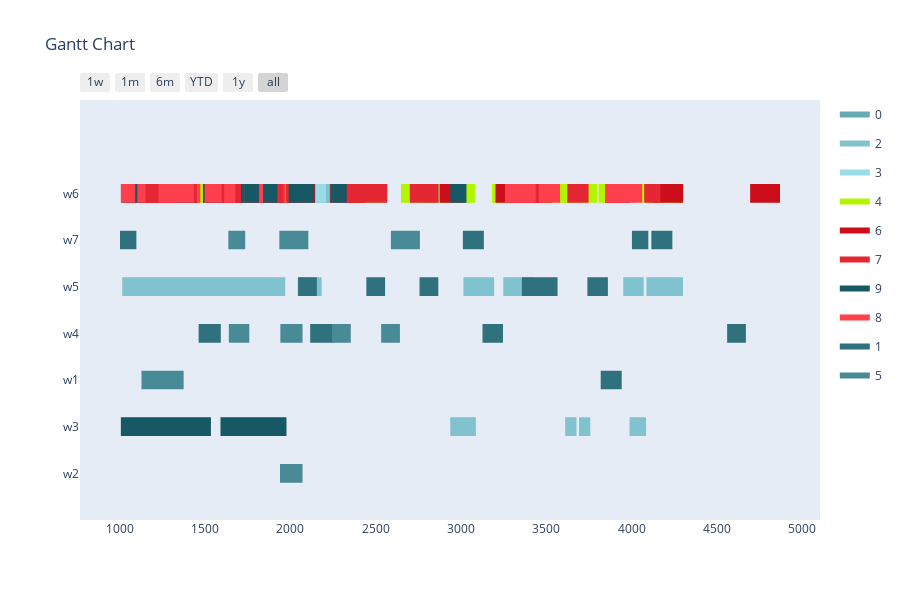

Notebook code cell kept with this figure:
### Markdown cell above
Config 4 - Randomized Mutation with "open" Planning Horizon

### Code cell
optimizer = BaseGA(env)
optimizer.configure('tardiness', 'twopointcrossover', 'roulettewheel', 'randomize')
last_time_slot = 0
for order in orders:
    if order[1] > last_time_slot:
        last_time_slot = order[1]
# all parameters after offspring_amount are optional (in this case -> verbose=True)
result, best_fitness_history, average_fitness_history, best_generation_history, feasible_gen = optimizer.optimize(orders, max_generations, earliest_time_slot, last_time_slot, population_size, offspring_amount, verbose=True)
workstation_assignments = reformat_result(result, orders, env)
visualize(workstation_assignments, best_fitness_history, average_fitness_history, best_generation_history, feasible_gen)

### Figure 1 — Plotly figure (JSON) as saved in the notebook; plotly's stock layout.template omitted (floating-point values rounded to 4 significant figures; data arrays with more than 128 entries replaced by an {"elided": "..."} marker saying what was removed)
{"data": [{"fill": "toself", "fillcolor": "rgb(104, 169, 182)", "hoverinfo": "name", "legendgroup": "rgb(104, 169, 182)", "mode": "none", "name": "0", "type": "scatter", "x": [1367, 1463, 1463, 1367, 1367, 477, 657, 657, 477, 477, 425, 610, 610, 425, 425, 1805, 1861, 1861, 1805, 1805, 2252, 2352, 2352, 2252, 2252, 632, 812, 812, 632, 632, 2350, 2470, 2470, 2350, 2350, 1213, 1343, 1343, 1213, 1213, 2122, 2275, 2275, 2122, 2122, 1249, 1305, 1305, 1249, 1249, 565, 652, 652, 565, 565, 2835, 2985, 2985, 2835, 2835, 2972, 3059, 3059, 2972, 2972, 854, 910, 910, 854, 854, 2772, 2892, 2892, 2772, 2772, 1494, 1581, 1581, 1494, 1494, 1680, 1736, 1736, 1680, 1680, 900, 1060, 1060, 900, 900, 1922, 1984, 1984, 1922, 1922, 2771, 2961, 2961, 2771, 2771, 1237, 1360, 1360, 1237, 1237, 940, 1060, 1060, 940, 940, 2200, 2310, 2310, 2200], "y": [5.8, 5.8, 6.2, 6.2, null, 5.8, 5.8, 6.2, 6.2, null, 5.8, 5.8, 6.2, 6.2, null, 5.8, 5.8, 6.2, 6.2, null, 5.8, 5.8, 6.2, 6.2, null, 5.8, 5.8, 6.2, 6.2, null, 5.8, 5.8, 6.2, 6.2, null, 5.8, 5.8, 6.2, 6.2, null, 5.8, 5.8, 6.2, 6.2, null, 5.8, 5.8, 6.2, 6.2, null, 5.8, 5.8, 6.2, 6.2, null, 5.8, 5.8, 6.2, 6.2, null, 5.8, 5.8, 6.2, 6.2, null, 5.8, 5.8, 6.2, 6.2, null, 5.8, 5.8, 6.2, 6.2, null, 5.8, 5.8, 6.2, 6.2, null, 5.8, 5.8, 6.2, 6.2, null, 5.8, 5.8, 6.2, 6.2, null, 5.8, 5.8, 6.2, 6.2, null, 5.8, 5.8, 6.2, 6.2, null, 5.8, 5.8, 6.2, 6.2, null, 5.8, 5.8, 6.2, 6.2, null, 5.8, 5.8, 6.2, 6.2]}, {"fill": "toself", "fillcolor": "rgb(129, 194, 207)", "hoverinfo": "name", "legendgroup": "rgb(129, 194, 207)", "mode": "none", "name": "2", "type": "scatter", "x": [845, 940, 940, 845, 845, 2144, 2249, 2249, 2144, 2144, 2085, 2151, 2151, 2085, 2085, 211, 316, 316, 211, 211, 1965, 2031, 2031, 1965, 1965, 3943, 4027, 4027, 3943, 3943, 937, 1087, 1087, 937, 937, 2043, 2183, 2183, 2043, 2043, 3014, 3194, 3194, 3014, 3014, 4087, 4301, 4301, 4087, 4087, 3951, 4071, 4071, 3951, 3951, 800, 1014, 1014, 800, 800, 3248, 3428, 3428, 3248, 3248, 3692, 3758, 3758, 3692, 3692, 368, 518, 518, 368, 368, 798, 864, 864, 798, 798, 666, 732, 732, 666, 666, 3988, 4085, 4085, 3988, 3988, 2937, 3087, 3087, 2937, 2937, 3611, 3677, 3677, 3611, 3611, 446, 533, 533, 446], "y": [5.8, 5.8, 6.2, 6.2, null, 5.8, 5.8, 6.2, 6.2, null, 5.8, 5.8, 6.2, 6.2, null, 5.8, 5.8, 6.2, 6.2, null, 5.8, 5.8, 6.2, 6.2, null, 5.8, 5.8, 6.2, 6.2, null, 5.8, 5.8, 6.2, 6.2, null, 3.8, 3.8, 4.2, 4.2, null, 3.8, 3.8, 4.2, 4.2, null, 3.8, 3.8, 4.2, 4.2, null, 3.8, 3.8, 4.2, 4.2, null, 3.8, 3.8, 4.2, 4.2, null, 3.8, 3.8, 4.2, 4.2, null, 0.8, 0.8, 1.2, 1.2, null, 0.8, 0.8, 1.2, 1.2, null, 0.8, 0.8, 1.2, 1.2, null, 0.8, 0.8, 1.2, 1.2, null, 0.8, 0.8, 1.2, 1.2, null, 0.8, 0.8, 1.2, 1.2, null, 0.8, 0.8, 1.2, 1.2, null, 0.8, 0.8, 1.2, 1.2]}, {"fill": "toself", "fillcolor": "rgb(154, 219, 232)", "hoverinfo": "name", "legendgroup": "rgb(154, 219, 232)", "mode": "none", "name": "3", "type": "scatter", "x": [1580, 1765, 1765, 1580, 1580, 1908, 2018, 2018, 1908, 1908, 840, 970, 970, 840, 840, 2088, 2208, 2208, 2088, 2088, 514, 601, 601, 514, 514, 532, 717, 717, 532, 532, 661, 761, 761, 661, 661, 530, 660, 660, 530, 530, 1822, 1942, 1942, 1822, 1822, 1904, 2034, 2034, 1904, 1904, 540, 670, 670, 540, 540, 1181, 1296, 1296, 1181, 1181, 944, 1006, 1006, 944, 944, 831, 887, 887, 831, 831, 520, 620, 620, 520, 520, 1132, 1285, 1285, 1132, 1132, 956, 1076, 1076, 956, 956, 1330, 1392, 1392, 1330, 1330, 471, 567, 567, 471, 471, 1127, 1257, 1257, 1127, 1127, 285, 475, 475, 285, 285, 870, 985, 985, 870, 870, 1236, 1389, 1389, 1236], "y": [5.8, 5.8, 6.2, 6.2, null, 5.8, 5.8, 6.2, 6.2, null, 5.8, 5.8, 6.2, 6.2, null, 5.8, 5.8, 6.2, 6.2, null, 5.8, 5.8, 6.2, 6.2, null, 5.8, 5.8, 6.2, 6.2, null, 5.8, 5.8, 6.2, 6.2, null, 5.8, 5.8, 6.2, 6.2, null, 5.8, 5.8, 6.2, 6.2, null, 5.8, 5.8, 6.2, 6.2, null, 5.8, 5.8, 6.2, 6.2, null, 5.8, 5.8, 6.2, 6.2, null, 5.8, 5.8, 6.2, 6.2, null, 5.8, 5.8, 6.2, 6.2, null, 5.8, 5.8, 6.2, 6.2, null, 5.8, 5.8, 6.2, 6.2, null, 5.8, 5.8, 6.2, 6.2, null, 5.8, 5.8, 6.2, 6.2, null, 5.8, 5.8, 6.2, 6.2, null, 5.8, 5.8, 6.2, 6.2, null, 5.8, 5.8, 6.2, 6.2, null, 5.8, 5.8, 6.2, 6.2, null, 5.8, 5.8, 6.2, 6.2]}, {"fill": "toself", "fillcolor": "rgb(179, 244, 1)", "hoverinfo": "name", "legendgroup": "rgb(179, 244, 1)", "mode": "none", "name": "4", "type": "scatter", "x": {"elided": "134 int values"}, "y": {"elided": "134 float values"}}, {"fill": "toself", "fillcolor": "rgb(204, 13, 26)", "hoverinfo": "name", "legendgroup": "rgb(204, 13, 26)", "mode": "none", "name": "6", "type": "scatter", "x": {"elided": "134 int values"}, "y": {"elided": "134 float values"}}, {"fill": "toself", "fillcolor": "rgb(229, 38, 51)", "hoverinfo": "name", "legendgroup": "rgb(229, 38, 51)", "mode": "none", "name": "7", "type": "scatter", "x": {"elided": "134 int values"}, "y": {"elided": "134 float values"}}, {"fill": "toself", "fillcolor": "rgb(23, 88, 101)", "hoverinfo": "name", "legendgroup": "rgb(23, 88, 101)", "mode": "none", "name": "9", "type": "scatter", "x": [1334, 1429, 1429, 1334, 1334, 1990, 2140, 2140, 1990, 1990, 553, 619, 619, 553, 553, 2235, 2330, 2330, 2235, 2235, 1011, 1104, 1104, 1011, 1011, 2937, 3032, 3032, 2937, 2937, 1488, 1593, 1593, 1488, 1488, 1839, 1923, 1923, 1839, 1839, 1710, 1815, 1815, 1710, 1710, 340, 435, 435, 340, 340, 838, 933, 933, 838, 838, 599, 665, 665, 599, 599, 1534, 1633, 1633, 1534, 1534, 940, 1006, 1006, 940, 940, 1701, 1879, 1879, 1701, 1701, 959, 1035, 1035, 959, 959, 781, 880, 880, 781, 781, 1387, 1473, 1473, 1387, 1387, 1514, 1590, 1590, 1514, 1514, 1172, 1259, 1259, 1172, 1172, 1891, 1977, 1977, 1891], "y": [5.8, 5.8, 6.2, 6.2, null, 5.8, 5.8, 6.2, 6.2, null, 5.8, 5.8, 6.2, 6.2, null, 5.8, 5.8, 6.2, 6.2, null, 5.8, 5.8, 6.2, 6.2, null, 5.8, 5.8, 6.2, 6.2, null, 5.8, 5.8, 6.2, 6.2, null, 5.8, 5.8, 6.2, 6.2, null, 5.8, 5.8, 6.2, 6.2, null, 5.8, 5.8, 6.2, 6.2, null, 5.8, 5.8, 6.2, 6.2, null, 5.8, 5.8, 6.2, 6.2, null, 0.8, 0.8, 1.2, 1.2, null, 0.8, 0.8, 1.2, 1.2, null, 0.8, 0.8, 1.2, 1.2, null, 0.8, 0.8, 1.2, 1.2, null, 0.8, 0.8, 1.2, 1.2, null, 0.8, 0.8, 1.2, 1.2, null, 0.8, 0.8, 1.2, 1.2, null, 0.8, 0.8, 1.2, 1.2, null, 0.8, 0.8, 1.2, 1.2]}, {"fill": "toself", "fillcolor": "rgb(254, 63, 76)", "hoverinfo": "name", "legendgroup": "rgb(254, 63, 76)", "mode": "none", "name": "8", "type": "scatter", "x": [1611, 1731, 1731, 1611, 1611, 1006, 1103, 1103, 1006, 1006, 3846, 4031, 4031, 3846, 3846, 1472, 1597, 1597, 1472, 1472, 482, 672, 672, 482, 482, 1227, 1347, 1347, 1227, 1227, 477, 657, 657, 477, 477, 3258, 3438, 3438, 3258, 3258, 3942, 4062, 4062, 3942, 3942, 1338, 1434, 1434, 1338, 1338, 1497, 1677, 1677, 1497, 1497, 807, 904, 904, 807, 807, 1840, 1960, 1960, 1840, 1840, 3456, 3581, 3581, 3456, 3456, 1150, 1270, 1270, 1150, 1150, 1261, 1451, 1451, 1261, 1261, 491, 681, 681, 491, 491, 866, 976, 976, 866, 866, 940, 1090, 1090, 940, 940, 781, 906, 906, 781, 781, 1730, 1817, 1817, 1730, 1730, 396, 576, 576, 396, 396, 837, 957, 957, 837], "y": [5.8, 5.8, 6.2, 6.2, null, 5.8, 5.8, 6.2, 6.2, null, 5.8, 5.8, 6.2, 6.2, null, 5.8, 5.8, 6.2, 6.2, null, 5.8, 5.8, 6.2, 6.2, null, 5.8, 5.8, 6.2, 6.2, null, 5.8, 5.8, 6.2, 6.2, null, 5.8, 5.8, 6.2, 6.2, null, 5.8, 5.8, 6.2, 6.2, null, 5.8, 5.8, 6.2, 6.2, null, 5.8, 5.8, 6.2, 6.2, null, 5.8, 5.8, 6.2, 6.2, null, 5.8, 5.8, 6.2, 6.2, null, 5.8, 5.8, 6.2, 6.2, null, 5.8, 5.8, 6.2, 6.2, null, 5.8, 5.8, 6.2, 6.2, null, 5.8, 5.8, 6.2, 6.2, null, 5.8, 5.8, 6.2, 6.2, null, 5.8, 5.8, 6.2, 6.2, null, 5.8, 5.8, 6.2, 6.2, null, 5.8, 5.8, 6.2, 6.2, null, 5.8, 5.8, 6.2, 6.2, null, 5.8, 5.8, 6.2, 6.2]}, {"fill": "toself", "fillcolor": "rgb(48, 113, 126)", "hoverinfo": "name", "legendgroup": "rgb(48, 113, 126)", "mode": "none", "name": "1", "type": "scatter", "x": [4116, 4239, 4239, 4116, 4116, 3011, 3134, 3134, 3011, 3011, 4002, 4098, 4098, 4002, 4002, 1001, 1097, 1097, 1001, 1001, 3357, 3477, 3477, 3357, 3357, 374, 574, 574, 374, 374, 3741, 3861, 3861, 3741, 3741, 2045, 2155, 2155, 2045, 2045, 3446, 3566, 3566, 3446, 3446, 2757, 2867, 2867, 2757, 2757, 2445, 2555, 2555, 2445, 2445, 464, 574, 574, 464, 464, 1462, 1592, 1592, 1462, 1462, 575, 695, 695, 575, 575, 2116, 2256, 2256, 2116, 2116, 3126, 3246, 3246, 3126, 3126, 4560, 4670, 4670, 4560, 4560, 3819, 3942, 3942, 3819], "y": [4.8, 4.8, 5.2, 5.2, null, 4.8, 4.8, 5.2, 5.2, null, 4.8, 4.8, 5.2, 5.2, null, 4.8, 4.8, 5.2, 5.2, null, 3.8, 3.8, 4.2, 4.2, null, 3.8, 3.8, 4.2, 4.2, null, 3.8, 3.8, 4.2, 4.2, null, 3.8, 3.8, 4.2, 4.2, null, 3.8, 3.8, 4.2, 4.2, null, 3.8, 3.8, 4.2, 4.2, null, 3.8, 3.8, 4.2, 4.2, null, 3.8, 3.8, 4.2, 4.2, null, 2.8, 2.8, 3.2, 3.2, null, 2.8, 2.8, 3.2, 3.2, null, 2.8, 2.8, 3.2, 3.2, null, 2.8, 2.8, 3.2, 3.2, null, 2.8, 2.8, 3.2, 3.2, null, 1.8, 1.8, 2.2, 2.2]}, {"fill": "toself", "fillcolor": "rgb(73, 138, 151)", "hoverinfo": "name", "legendgroup": "rgb(73, 138, 151)", "mode": "none", "name": "5", "type": "scatter", "x": [2589, 2759, 2759, 2589, 2589, 1636, 1732, 1732, 1636, 1636, 1969, 2092, 2092, 1969, 1969, 1935, 2105, 2105, 1935, 1935, 1639, 1735, 1735, 1639, 1639, 279, 402, 402, 279, 279, 353, 458, 458, 353, 353, 234, 434, 434, 234, 234, 634, 834, 834, 634, 634, 384, 584, 584, 384, 384, 817, 927, 927, 817, 817, 2532, 2642, 2642, 2532, 2532, 1941, 2071, 2071, 1941, 1941, 1639, 1759, 1759, 1639, 1639, 2244, 2354, 2354, 2244, 2244, 288, 408, 408, 288, 288, 1127, 1374, 1374, 1127, 1127, 1939, 2071, 2071, 1939], "y": [4.8, 4.8, 5.2, 5.2, null, 4.8, 4.8, 5.2, 5.2, null, 4.8, 4.8, 5.2, 5.2, null, 4.8, 4.8, 5.2, 5.2, null, 4.8, 4.8, 5.2, 5.2, null, 4.8, 4.8, 5.2, 5.2, null, 3.8, 3.8, 4.2, 4.2, null, 3.8, 3.8, 4.2, 4.2, null, 3.8, 3.8, 4.2, 4.2, null, 3.8, 3.8, 4.2, 4.2, null, 2.8, 2.8, 3.2, 3.2, null, 2.8, 2.8, 3.2, 3.2, null, 2.8, 2.8, 3.2, 3.2, null, 2.8, 2.8, 3.2, 3.2, null, 2.8, 2.8, 3.2, 3.2, null, 2.8, 2.8, 3.2, 3.2, null, 1.8, 1.8, 2.2, 2.2, null, -0.2, -0.2, 0.2, 0.2]}, {"legendgroup": "rgb(104, 169, 182)", "marker": {"color": "rgb(104, 169, 182)", "opacity": 0, "size": 1}, "mode": "markers", "name": "", "showlegend": false, "text": [null, null, null, null, null, null, null, null, null, null, null, null, null, null, null, null, null, null, null, null, null, null, null, null, null, null, null, null, null, null, null, null, null, null, null, null, null, null, null, null, null, null, null, null, null, null], "type": "scatter", "x": [1367, 1463, 477, 657, 425, 610, 1805, 1861, 2252, 2352, 632, 812, 2350, 2470, 1213, 1343, 2122, 2275, 1249, 1305, 565, 652, 2835, 2985, 2972, 3059, 854, 910, 2772, 2892, 1494, 1581, 1680, 1736, 900, 1060, 1922, 1984, 2771, 2961, 1237, 1360, 940, 1060, 2200, 2310], "y": [6, 6, 6, 6, 6, 6, 6, 6, 6, 6, 6, 6, 6, 6, 6, 6, 6, 6, 6, 6, 6, 6, 6, 6, 6, 6, 6, 6, 6, 6, 6, 6, 6, 6, 6, 6, 6, 6, 6, 6, 6, 6, 6, 6, 6, 6]}, {"legendgroup": "rgb(129, 194, 207)", "marker": {"color": "rgb(129, 194, 207)", "opacity": 0, "size": 1}, "mode": "markers", "name": "", "showlegend": false, "text": [null, null, null, null, null, null, null, null, null, null, null, null, null, null, null, null, null, null, null, null, null, null, null, null, null, null, null, null, null, null, null, null, null, null, null, null, null, null, null, null, null, null], "type": "scatter", "x": [845, 940, 2144, 2249, 2085, 2151, 211, 316, 1965, 2031, 3943, 4027, 937, 1087, 2043, 2183, 3014, 3194, 4087, 4301, 3951, 4071, 800, 1014, 3248, 3428, 3692, 3758, 368, 518, 798, 864, 666, 732, 3988, 4085, 2937, 3087, 3611, 3677, 446, 533], "y": [6, 6, 6, 6, 6, 6, 6, 6, 6, 6, 6, 6, 6, 6, 4, 4, 4, 4, 4, 4, 4, 4, 4, 4, 4, 4, 1, 1, 1, 1, 1, 1, 1, 1, 1, 1, 1, 1, 1, 1, 1, 1]}, {"legendgroup": "rgb(154, 219, 232)", "marker": {"color": "rgb(154, 219, 232)", "opacity": 0, "size": 1}, "mode": "markers", "name": "", "showlegend": false, "text": [null, null, null, null, null, null, null, null, null, null, null, null, null, null, null, null, null, null, null, null, null, null, null, null, null, null, null, null, null, null, null, null, null, null, null, null, null, null, null, null, null, null, null, null, null, null], "type": "scatter", "x": [1580, 1765, 1908, 2018, 840, 970, 2088, 2208, 514, 601, 532, 717, 661, 761, 530, 660, 1822, 1942, 1904, 2034, 540, 670, 1181, 1296, 944, 1006, 831, 887, 520, 620, 1132, 1285, 956, 1076, 1330, 1392, 471, 567, 1127, 1257, 285, 475, 870, 985, 1236, 1389], "y": [6, 6, 6, 6, 6, 6, 6, 6, 6, 6, 6, 6, 6, 6, 6, 6, 6, 6, 6, 6, 6, 6, 6, 6, 6, 6, 6, 6, 6, 6, 6, 6, 6, 6, 6, 6, 6, 6, 6, 6, 6, 6, 6, 6, 6, 6]}, {"legendgroup": "rgb(179, 244, 1)", "marker": {"color": "rgb(179, 244, 1)", "opacity": 0, "size": 1}, "mode": "markers", "name": "", "showlegend": false, "text": [null, null, null, null, null, null, null, null, null, null, null, null, null, null, null, null, null, null, null, null, null, null, null, null, null, null, null, null, null, null, null, null, null, null, null, null, null, null, null, null, null, null, null, null, null, null, null, null, null, null, null, null, null, null], "type": "scatter", "x": [2018, 2138, 882, 1027, 2884, 2999, 869, 1023, 1813, 1933, 4056, 4213, 1897, 2017, 1404, 1582, 1642, 1762, 2703, 2868, 3274, 3428, 3181, 3276, 3652, 3797, 2967, 3082, 1773, 1927, 3806, 3951, 2648, 2768, 4053, 4231, 2402, 2556, 2393, 2493, 679, 833, 3570, 3725, 903, 1033, 2322, 2447, 4146, 4303, 3421, 3551, 1356, 1451], "y": [6, 6, 6, 6, 6, 6, 6, 6, 6, 6, 6, 6, 6, 6, 6, 6, 6, 6, 6, 6, 6, 6, 6, 6, 6, 6, 6, 6, 6, 6, 6, 6, 6, 6, 6, 6, 6, 6, 6, 6, 6, 6, 6, 6, 6, 6, 6, 6, 6, 6, 6, 6, 6, 6]}, {"legendgroup": "rgb(204, 13, 26)", "marker": {"color": "rgb(204, 13, 26)", "opacity": 0, "size": 1}, "mode": "markers", "name": "", "showlegend": false, "text": [null, null, null, null, null, null, null, null, null, null, null, null, null, null, null, null, null, null, null, null, null, null, null, null, null, null, null, null, null, null, null, null, null, null, null, null, null, null, null, null, null, null, null, null, null, null, null, null, null, null, null, null, null, null], "type": "scatter", "x": [4695, 4805, 3202, 3412, 4705, 4870, 3325, 3535, 430, 517, 785, 930, 353, 478, 3872, 3992, 751, 846, 532, 652, 1977, 2145, 2877, 3022, 707, 875, 615, 725, 282, 450, 1430, 1530, 743, 953, 667, 777, 2311, 2437, 1346, 1456, 960, 1105, 3847, 3957, 630, 754, 4124, 4302, 245, 371, 3365, 3475, 699, 867], "y": [6, 6, 6, 6, 6, 6, 6, 6, 6, 6, 6, 6, 6, 6, 6, 6, 6, 6, 6, 6, 6, 6, 6, 6, 6, 6, 6, 6, 6, 6, 6, 6, 6, 6, 6, 6, 6, 6, 6, 6, 6, 6, 6, 6, 6, 6, 6, 6, 6, 6, 6, 6, 6, 6]}, {"legendgroup": "rgb(229, 38, 51)", "marker": {"color": "rgb(229, 38, 51)", "opacity": 0, "size": 1}, "mode": "markers", "name": "", "showlegend": false, "text": [null, null, null, null, null, null, null, null, null, null, null, null, null, null, null, null, null, null, null, null, null, null, null, null, null, null, null, null, null, null, null, null, null, null, null, null, null, null, null, null, null, null, null, null, null, null, null, null, null, null, null, null, null, null], "type": "scatter", "x": [1487, 1652, 2231, 2355, 823, 947, 307, 407, 374, 489, 510, 720, 2458, 2568, 4074, 4169, 1975, 2071, 603, 760, 3623, 3748, 639, 754, 3846, 3961, 723, 847, 569, 734, 2339, 2465, 1461, 1615, 433, 557, 672, 797, 3269, 3394, 3366, 3496, 842, 967, 503, 629, 677, 787, 933, 1038, 2700, 2868, 301, 427], "y": [6, 6, 6, 6, 6, 6, 6, 6, 6, 6, 6, 6, 6, 6, 6, 6, 6, 6, 6, 6, 6, 6, 6, 6, 6, 6, 6, 6, 6, 6, 6, 6, 6, 6, 6, 6, 6, 6, 6, 6, 6, 6, 6, 6, 6, 6, 6, 6, 6, 6, 6, 6, 6, 6]}, {"legendgroup": "rgb(23, 88, 101)", "marker": {"color": "rgb(23, 88, 101)", "opacity": 0, "size": 1}, "mode": "markers", "name": "", "showlegend": false, "text": [null, null, null, null, null, null, null, null, null, null, null, null, null, null, null, null, null, null, null, null, null, null, null, null, null, null, null, null, null, null, null, null, null, null, null, null, null, null, null, null, null, null], "type": "scatter", "x": [1334, 1429, 1990, 2140, 553, 619, 2235, 2330, 1011, 1104, 2937, 3032, 1488, 1593, 1839, 1923, 1710, 1815, 340, 435, 838, 933, 599, 665, 1534, 1633, 940, 1006, 1701, 1879, 959, 1035, 781, 880, 1387, 1473, 1514, 1590, 1172, 1259, 1891, 1977], "y": [6, 6, 6, 6, 6, 6, 6, 6, 6, 6, 6, 6, 6, 6, 6, 6, 6, 6, 6, 6, 6, 6, 6, 6, 1, 1, 1, 1, 1, 1, 1, 1, 1, 1, 1, 1, 1, 1, 1, 1, 1, 1]}, {"legendgroup": "rgb(254, 63, 76)", "marker": {"color": "rgb(254, 63, 76)", "opacity": 0, "size": 1}, "mode": "markers", "name": "", "showlegend": false, "text": [null, null, null, null, null, null, null, null, null, null, null, null, null, null, null, null, null, null, null, null, null, null, null, null, null, null, null, null, null, null, null, null, null, null, null, null, null, null, null, null, null, null, null, null, null, null], "type": "scatter", "x": [1611, 1731, 1006, 1103, 3846, 4031, 1472, 1597, 482, 672, 1227, 1347, 477, 657, 3258, 3438, 3942, 4062, 1338, 1434, 1497, 1677, 807, 904, 1840, 1960, 3456, 3581, 1150, 1270, 1261, 1451, 491, 681, 866, 976, 940, 1090, 781, 906, 1730, 1817, 396, 576, 837, 957], "y": [6, 6, 6, 6, 6, 6, 6, 6, 6, 6, 6, 6, 6, 6, 6, 6, 6, 6, 6, 6, 6, 6, 6, 6, 6, 6, 6, 6, 6, 6, 6, 6, 6, 6, 6, 6, 6, 6, 6, 6, 6, 6, 6, 6, 6, 6]}, {"legendgroup": "rgb(48, 113, 126)", "marker": {"color": "rgb(48, 113, 126)", "opacity": 0, "size": 1}, "mode": "markers", "name": "", "showlegend": false, "text": [null, null, null, null, null, null, null, null, null, null, null, null, null, null, null, null, null, null, null, null, null, null, null, null, null, null, null, null, null, null, null, null, null, null, null, null], "type": "scatter", "x": [4116, 4239, 3011, 3134, 4002, 4098, 1001, 1097, 3357, 3477, 374, 574, 3741, 3861, 2045, 2155, 3446, 3566, 2757, 2867, 2445, 2555, 464, 574, 1462, 1592, 575, 695, 2116, 2256, 3126, 3246, 4560, 4670, 3819, 3942], "y": [5, 5, 5, 5, 5, 5, 5, 5, 4, 4, 4, 4, 4, 4, 4, 4, 4, 4, 4, 4, 4, 4, 4, 4, 3, 3, 3, 3, 3, 3, 3, 3, 3, 3, 2, 2]}, {"legendgroup": "rgb(73, 138, 151)", "marker": {"color": "rgb(73, 138, 151)", "opacity": 0, "size": 1}, "mode": "markers", "name": "", "showlegend": false, "text": [null, null, null, null, null, null, null, null, null, null, null, null, null, null, null, null, null, null, null, null, null, null, null, null, null, null, null, null, null, null, null, null, null, null, null, null], "type": "scatter", "x": [2589, 2759, 1636, 1732, 1969, 2092, 1935, 2105, 1639, 1735, 279, 402, 353, 458, 234, 434, 634, 834, 384, 584, 817, 927, 2532, 2642, 1941, 2071, 1639, 1759, 2244, 2354, 288, 408, 1127, 1374, 1939, 2071], "y": [5, 5, 5, 5, 5, 5, 5, 5, 5, 5, 5, 5, 4, 4, 4, 4, 4, 4, 4, 4, 3, 3, 3, 3, 3, 3, 3, 3, 3, 3, 3, 3, 2, 2, 0, 0]}], "layout": {"height": 600, "hovermode": "closest", "showlegend": true, "title": {"text": "Gantt Chart"}, "xaxis": {"rangeselector": {"buttons": [{"count": 7, "label": "1w", "step": "day", "stepmode": "backward"}, {"count": 1, "label": "1m", "step": "month", "stepmode": "backward"}, {"count": 6, "label": "6m", "step": "month", "stepmode": "backward"}, {"count": 1, "label": "YTD", "step": "year", "stepmode": "todate"}, {"count": 1, "label": "1y", "step": "year", "stepmode": "backward"}, {"step": "all"}]}, "showgrid": false, "type": "date", "zeroline": false}, "yaxis": {"autorange": false, "range": [-1, 8], "showgrid": false, "ticktext": ["w2", "w3", "w1", "w4", "w5", "w7", "w6"], "tickvals": [0, 1, 2, 3, 4, 5, 6], "zeroline": false}}}
